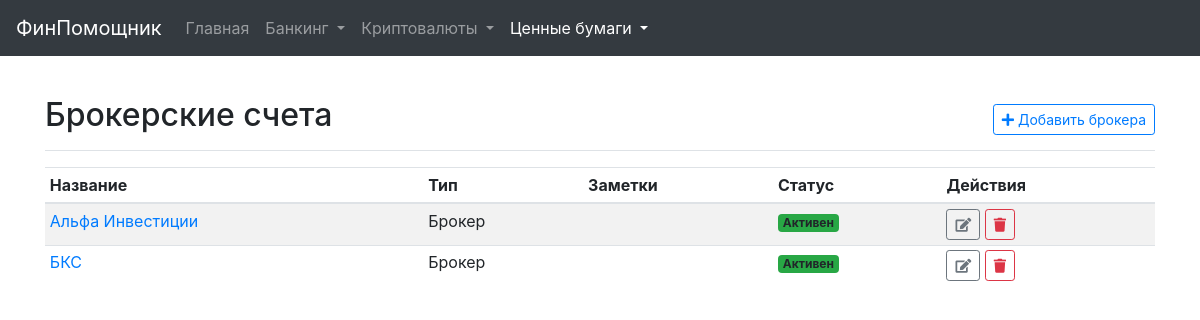
Screenshot of /brokers with the database file from the repository.
### models.py (models this page shows, shortened)
class InvestmentPlatform(db.Model):
    id = db.Column(db.Integer, primary_key=True)
    name = db.Column(db.String(128), nullable=False, unique=True)
    platform_type = db.Column(db.String(64), nullable=False)
    is_active = db.Column(db.Boolean, default=True, nullable=False)
    api_key = db.Column(db.String(256))
    api_secret_encrypted = db.Column(db.String(512))
    passphrase_encrypted = db.Column(db.String(512))
    other_credentials_json_encrypted = db.Column(db.Text)
    notes = db.Column(db.Text)
    last_sync_status = db.Column(db.String(128))
    last_synced_at = db.Column(db.DateTime)
    last_tx_synced_at = db.Column(db.DateTime) # Новая колонка для синхронизации транзакций
    manual_earn_balances_json = db.Column(db.Text, default='{}') # Новая колонка для ручных Earn балансов
    assets = db.relationship('InvestmentAsset', back_populates='platform', cascade="all, delete-orphan", lazy='dynamic')
    transactions = db.relationship('Transaction', back_populates='platform', cascade="all, delete-orphan", lazy='dynamic')
    @property
    def api_secret(self):
        return decrypt_data(self.api_secret_encrypted)
    @property
    def passphrase(self):
        return decrypt_data(self.passphrase_encrypted)
    @property
    def other_credentials_json(self):
        return decrypt_data(self.other_credentials_json_encrypted)
    @property
    def platform_type_display(self):
        types = {
            'crypto_exchange': 'Криптобиржа',
            'stock_broker': 'Брокер',
            'bank': 'Банк',
        }
        return types.get(self.platform_type, 'Другое')

### securities_logic.py (the view)
@securities_bp.route('/brokers')
def ui_brokers():
    broker_platforms = InvestmentPlatform.query.filter_by(platform_type='stock_broker').order_by(InvestmentPlatform.name).all()
    return render_template('brokers.html', platforms=broker_platforms)

### templates/brokers.html (shortened to what this page needs)
{% extends "base.html" %}
{% block content %}
<div class="d-flex justify-content-between flex-wrap flex-md-nowrap align-items-center pt-3 pb-2 mb-3 border-bottom">
    <h1 class="h2">Брокерские счета</h1>
    <div class="btn-toolbar mb-2 mb-md-0">
        <a href="{{ url_for('main.ui_add_investment_platform_form') }}" class="btn btn-sm btn-outline-primary">
            <i class="fas fa-plus"></i> Добавить брокера
        </a>
    </div>
</div>
<div class="table-responsive">
    <table class="table table-striped table-sm">
        <thead>
            <tr>
                <th>Название</th>
                <th>Тип</th>
                <th>Заметки</th>
                <th>Статус</th>
                <th>Действия</th>
            </tr>
        </thead>
        <tbody>
            {% for platform in platforms %}
            <tr>
                <td><a href="{{ url_for('securities.ui_broker_detail', platform_id=platform.id) }}">{{ platform.name }}</a></td>
                <td>{{ platform.platform_type_display }}</td>
                <td>{{ platform.notes or '' }}</td>
                <td>
                    {% if platform.is_active %}
                        <span class="badge bg-success">Активен</span>
                    {% else %}
                        <span class="badge bg-secondary">Неактивен</span>
                    {% endif %}
                </td>
                <td>
                    <a href="{{ url_for('main.ui_edit_investment_platform_form', platform_id=platform.id) }}" class="btn btn-sm btn-outline-secondary">
                        <i class="fas fa-edit"></i>
                    </a>
                    <form action="{{ url_for('main.ui_delete_investment_platform', platform_id=platform.id) }}" method="POST" class="d-inline" onsubmit="return confirm('Вы уверены, что хотите удалить платформу {{ platform.name }} и все связанные с ней данные?');">
                        <button type="submit" class="btn btn-sm btn-outline-danger">
                            <i class="fas fa-trash"></i>
                        </button>
                    </form>
                </td>
            </tr>
            {% else %}
            <tr>
                <td colspan="5" class="text-center">Брокерские счета не найдены. <a href="{{ url_for('main.ui_add_investment_platform_form') }}">Добавьте новый.</a></td>
            </tr>
            {% endfor %}
        </tbody>
    </table>
</div>
{% endblock %}

### templates/base.html (style rules this page uses)
body { padding-top: 5rem; }

### rows the page displays
InvestmentPlatform: name "Альфа Инвестиции", platform_type_display "Брокер", is_active "Активен"
InvestmentPlatform: name "БКС", platform_type_display "Брокер", is_active "Активен"
